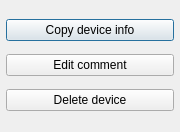
<?xml version="1.0" encoding="UTF-8"?>
<ui version="4.0">
 <class>MoreDialog</class>
 <widget class="QDialog" name="MoreDialog">
  <property name="geometry">
   <rect>
    <x>0</x>
    <y>0</y>
    <width>180</width>
    <height>132</height>
   </rect>
  </property>
  <property name="windowFlags">
   <set>Qt::Popup</set>
  </property>

  <layout class="QVBoxLayout" name="verticalLayout">
   <property name="spacing">
    <number>0</number>
   </property>
   <property name="margin">
    <number>6</number>
   </property>
   <item>
    <widget class="QPushButton" name="btn_copy_info">
     <property name="text">
      <string>Copy device info</string>
     </property>
     <property name="cursor">
      <cursorShape>PointingHandCursor</cursorShape>
     </property>
    </widget>
   </item>
   <item>
    <widget class="QPushButton" name="btn_edit_comment">
     <property name="text">
      <string>Edit comment</string>
     </property>
     <property name="cursor">
      <cursorShape>PointingHandCursor</cursorShape>
     </property>
    </widget>
   </item>
      <item>
    <widget class="QPushButton" name="btn_delete">
     <property name="text">
      <string>Delete device</string>
     </property>
     <property name="cursor">
      <cursorShape>PointingHandCursor</cursorShape>
     </property>
    </widget>
   </item>
  </layout>
 </widget>
 <resources/>
 <connections/>
</ui>
